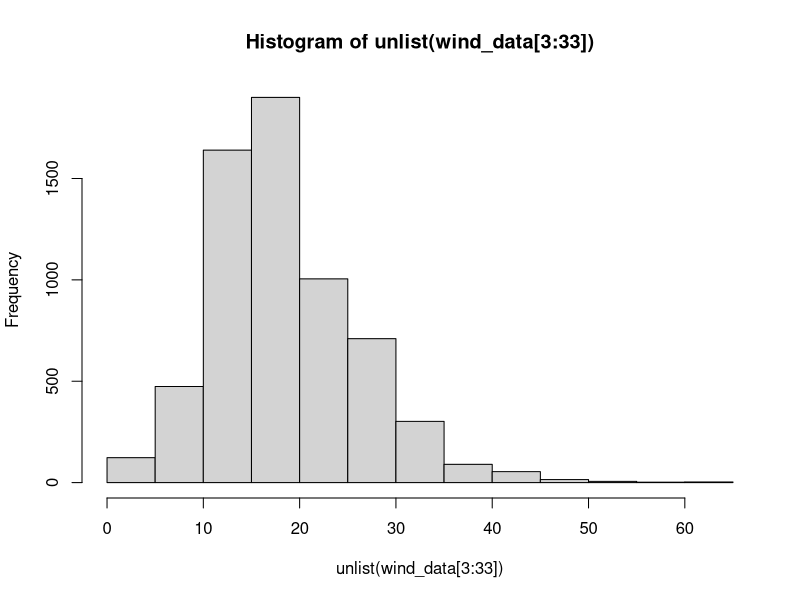
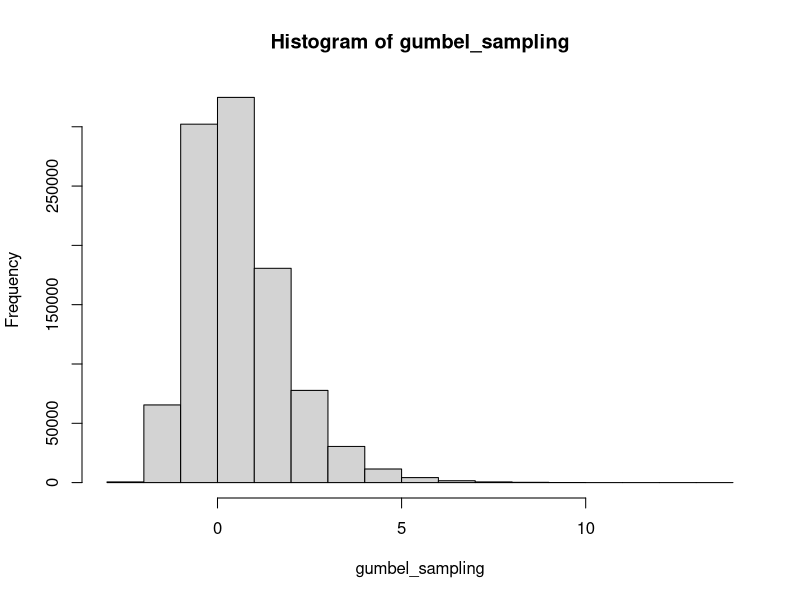
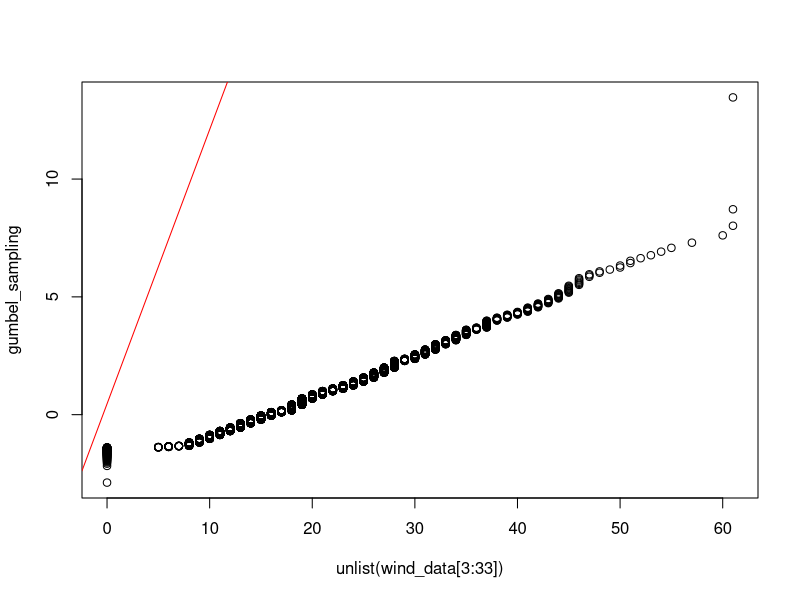

Source code (R) for these figures, in order:
## ---- chunk 1

wind_data <- read.table("wind.txt", sep = " ")
months <- seq(1, 12, length = 12)
first_col <- rep(months, 17)
cbind(first_col, wind_data) # appends a first column which shows the index of the month

## ---- chunk 2

hist(unlist(wind_data[3:33]))

## ---- chunk 3

uniform_data = runif(1e+6, 0, 1)
gumbel_sampling = -log(log(1/uniform_data)) 
hist(gumbel_sampling)

## ---- chunk 4

qqplot(unlist(wind_data[3:33]), gumbel_sampling)
qqline(gumbel_sampling, col = "red")

